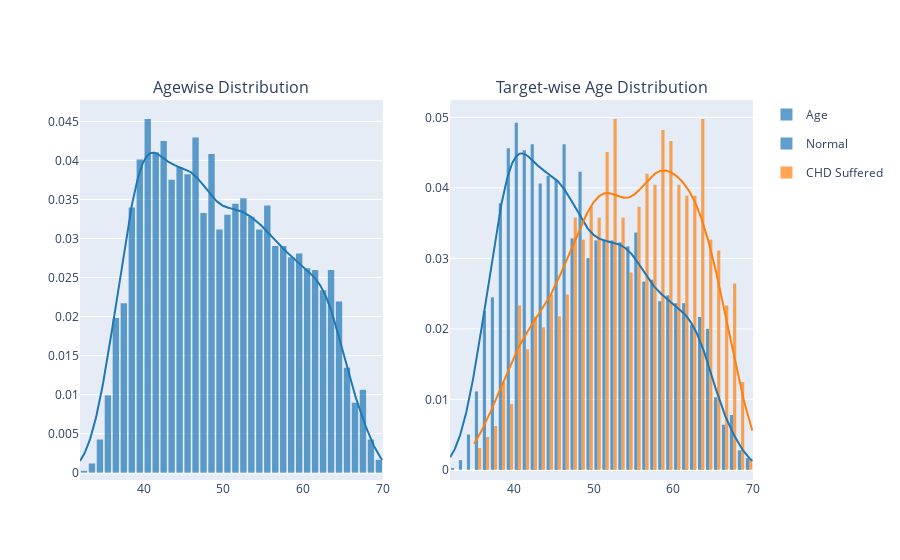

Notebook code cell kept with this figure:
### Markdown cell above
#### 2.A. Age Distribution

### Code cell
age_fig = tls.make_subplots(subplot_titles=('Agewise Distribution', 'Target-wise Age Distribution'), rows=1, cols=2)

# Agewise Distribution
age_dist = ff.create_distplot([chd_data.age], ['Age'])

# Target-wise Age Distribution
age_chd_no = chd_data.age[chd_data.TenYearCHD==0]
age_chd_yes = chd_data.age[chd_data.TenYearCHD==1]
age_chd_dist = ff.create_distplot([age_chd_no, age_chd_yes], ['Normal', 'CHD Suffered'], bin_size=1)

age_fig.append_trace(age_dist.data[0], 1, 1)
age_fig.append_trace(age_dist.data[1], 1, 1)
age_fig.append_trace(age_chd_dist.data[0], 1, 2)
age_fig.append_trace(age_chd_dist.data[1], 1, 2)
age_fig.append_trace(age_chd_dist.data[2], 1, 2)
age_fig.append_trace(age_chd_dist.data[3], 1, 2)

py.iplot(age_fig)

### Figure 1 — Plotly figure (JSON) as saved in the notebook; plotly's stock layout.template omitted (floating-point values rounded to 4 significant figures; data arrays with more than 128 entries replaced by an {"elided": "..."} marker saying what was removed)
{"data": [{"autobinx": false, "histnorm": "probability density", "legendgroup": "Age", "marker": {"color": "rgb(31, 119, 180)"}, "name": "Age", "opacity": 0.7, "type": "histogram", "x": {"elided": "4240 int values"}, "xaxis": "x", "xbins": {"end": 70, "size": 1, "start": 32}, "yaxis": "y"}, {"legendgroup": "Age", "marker": {"color": "rgb(31, 119, 180)"}, "mode": "lines", "name": "Age", "showlegend": false, "type": "scatter", "x": {"elided": "500 float values"}, "xaxis": "x", "y": {"elided": "500 float values"}, "yaxis": "y"}, {"autobinx": false, "histnorm": "probability density", "legendgroup": "Normal", "marker": {"color": "rgb(31, 119, 180)"}, "name": "Normal", "opacity": 0.7, "type": "histogram", "x": {"elided": "3596 int values"}, "xaxis": "x2", "xbins": {"end": 70, "size": 1, "start": 32}, "yaxis": "y2"}, {"autobinx": false, "histnorm": "probability density", "legendgroup": "CHD Suffered", "marker": {"color": "rgb(255, 127, 14)"}, "name": "CHD Suffered", "opacity": 0.7, "type": "histogram", "x": {"elided": "644 int values"}, "xaxis": "x2", "xbins": {"end": 70, "size": 1, "start": 35}, "yaxis": "y2"}, {"legendgroup": "Normal", "marker": {"color": "rgb(31, 119, 180)"}, "mode": "lines", "name": "Normal", "showlegend": false, "type": "scatter", "x": {"elided": "500 float values"}, "xaxis": "x2", "y": {"elided": "500 float values"}, "yaxis": "y2"}, {"legendgroup": "CHD Suffered", "marker": {"color": "rgb(255, 127, 14)"}, "mode": "lines", "name": "CHD Suffered", "showlegend": false, "type": "scatter", "x": {"elided": "500 float values"}, "xaxis": "x2", "y": {"elided": "500 float values"}, "yaxis": "y2"}], "layout": {"annotations": [{"font": {"size": 16}, "showarrow": false, "text": "Agewise Distribution", "x": 0.225, "xanchor": "center", "xref": "paper", "y": 1, "yanchor": "bottom", "yref": "paper"}, {"font": {"size": 16}, "showarrow": false, "text": "Target-wise Age Distribution", "x": 0.775, "xanchor": "center", "xref": "paper", "y": 1, "yanchor": "bottom", "yref": "paper"}], "xaxis": {"anchor": "y", "domain": [0, 0.45]}, "xaxis2": {"anchor": "y2", "domain": [0.55, 1]}, "yaxis": {"anchor": "x", "domain": [0, 1]}, "yaxis2": {"anchor": "x2", "domain": [0, 1]}}}
